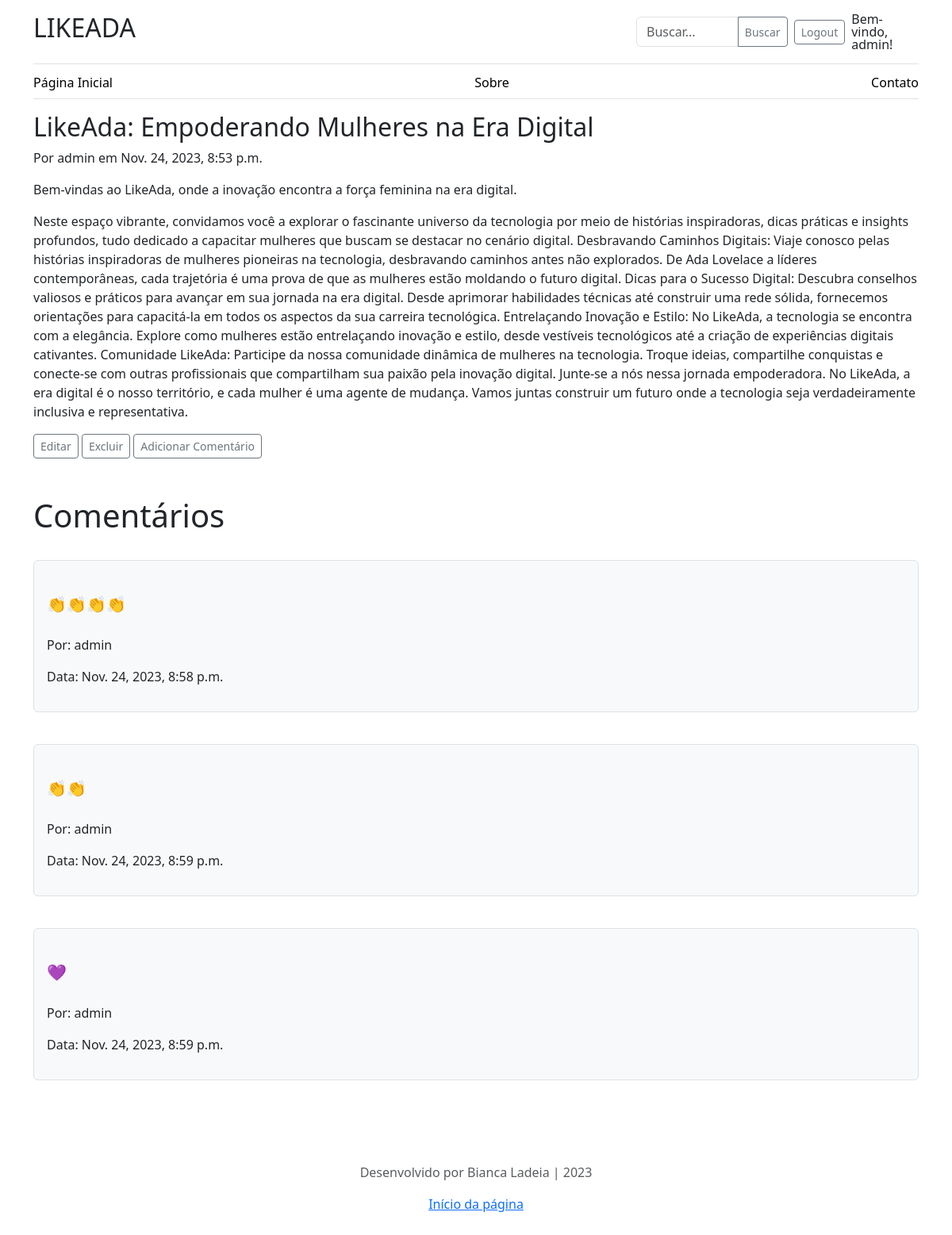
Screenshot of /post/12/ (signed in) with the database file from the repository.
### blog/models.py (models this page shows, shortened)
class Post(models.Model):
    title = models.CharField(max_length=100)
    description = models.TextField(max_length=250)
    content = models.TextField()
    created_at = models.DateTimeField(auto_now_add=True)
    author = models.ForeignKey(User, on_delete=models.PROTECT)
    class Meta:
        verbose_name = 'Post'
        verbose_name_plural = 'Posts'

class Comment(models.Model):
    post = models.ForeignKey('blog.Post', on_delete=models.CASCADE, related_name='comments')
    author = models.ForeignKey(User, on_delete=models.CASCADE)
    content = models.TextField()
    created_at = models.DateTimeField(auto_now_add=True)
    class Meta:
        verbose_name = 'Comment'
        verbose_name_plural = 'Comments'

### blog/views.py (the view)
# urls.py: path('post/<int:id>/', views.post_detail, name='post_detail'),
def post_detail(request, id):
    post = get_object_or_404(Post, id=id)
    return render(request, 'post_detail.html', {'post': post})

### blog/templates/post_detail.html
{% extends 'base.html' %}
{% block content %}
    <div class="post">
        <h2>{{ post.title }}</h2>
        <p>Por {{ post.author }} em {{ post.created_at }}</p>
        <p>{{ post.description }}</p>
        <p>{{ post.content }}</p>
        {% if user.is_authenticated and user == post.author %}
        <a class="btn btn-sm btn-outline-secondary" href="{% url 'edit_post' id=post.id %}">Editar</a>
        <a class="btn btn-sm btn-outline-secondary" href="{% url 'delete_post' id=post.id %}">Excluir</a>
        <a class="btn btn-sm btn-outline-secondary" href="{% url 'add_comment_to_post' post.id %}">Adicionar Comentário</a>
<br><br>
            <div class="comments">
                <br><h2 class="display-6">Comentários</h2> <br>
            <div>
                <ul class="list-unstyled ">
                    {% for comment in post.comments.all %}
                        <li class="comment bg-body-tertiary rounded border p-3 mb-3">
                            <p class= "lead my-4">{{ comment.content }}</p>
                            <p>Por: {{ comment.author }}</p>
                            <p>Data: {{ comment.created_at }}</p>
                        </li><br>
                    {% endfor %}
                </ul>
            </div>
        {% endif %}
            </div>
    </div>
{% endblock %}

### templates/base.html (shortened to what this page needs)
<!DOCTYPE html>
<html lang="en">
<head>
    <link href="https://cdn.jsdelivr.net/npm/bootstrap@5.3.1/dist/css/bootstrap.min.css" rel="stylesheet">
</head>
    <div class="container">
        <header class="border-bottom lh-1 py-3">
        <div class="row flex-nowrap justify-content-between">
            <div class="col-8 bi-text-left">
                <h2 class="blog-header-logo">LIKEADA</h2>
            </div>
            <div class="col-4 d-flex justify-content-end align-items-center">
                <form class="form-inline" action="{% url 'search_results' %}" method="get">
                    <div class="input-group">
                        <input type="text" class="form-control" name="q" placeholder="Buscar...">
                        <button class="btn btn-sm btn-outline-secondary" type="submit">Buscar</button>
                    </div>
                </form>
                {% if user.is_authenticated %}
                    <form action="{% url 'logout' %}" method="post" class="d-inline">
                        <a href="{% url 'logout'%}?next={{request.path}}" class="btn btn-sm btn-outline-secondary ms-2">Logout</a>
                    </form>
                    <span class="ms-2">Bem-vindo, {{ user.username }}!</span>
                    {% else %}
                        <a type="button" href="{% url 'login' %}?next={{request.path}}" class="btn btn-sm btn-outline-secondary ms-2">Entrar</a>
                        <a type="button" href="{% url 'register' %}" class="btn btn-sm btn-outline-secondary ms-2">Registrar</a>
                {% endif %}
            </div>
    </div>
        </header>
        <div class="nav-scroller py-1 mb-3 border-bottom">
            <nav class="nav nav-underline justify-content-between">
                <a class="nav-item nav-link link-body-emphasis" href="{% url 'home'%}">Página Inicial</a>
                <a class="nav-item nav-link link-body-emphasis" href="{% url 'about' %}">Sobre</a>
                <a class="nav-item nav-link link-body-emphasis" href="{% url 'contact' %}">Contato</a>
            </nav>
        </div>
<body>
    <main>
        {% block content %}
        {% endblock %}
    </main>
    <footer class="py-5 text-center text-body-secondary">
        <p>Desenvolvido por Bianca Ladeia | 2023</p>
        <p class="mb-0">
        <a href="#">Início da página</a>
        </p>
    </footer>
</body>
</html>

### templates/base.html (style rules this page uses)
.nav-scroller { position: relative; z-index: 2; height: 2.75rem; overflow-y: hidden; }
.nav-scroller .nav { display: flex; flex-wrap: nowrap; padding-bottom: 1rem; margin-top: -1px; overflow-x: auto; text-align: center; white-space: nowrap; -webkit-overflow-scrolling: touch; }

### rows the page displays
Post: title "LikeAda: Empoderando Mulheres na Era Digital", author "admin", created_at "Nov. 24, 2023, 8:53 p.m.", description "Bem-vindas ao LikeAda, onde a inovação encontra a força feminina na era digital.", content "Neste espaço vibrante, convidamos você a explorar o fascinante universo da tecnologia por meio de histórias inspiradoras, dicas práticas e insights profundos, tudo dedicado a capacitar mulheres que buscam se destacar no cenário digital. Desbravando Caminhos Digitais: Viaje conosco pelas histórias inspiradoras de mulheres pioneiras na tecnologia, desbravando caminhos antes não explorados. De Ada Lovelace a líderes contemporâneas, cada trajetória é uma prova de que as mulheres estão moldando o futuro digital. Dicas para o Sucesso Digital: Descubra conselhos valiosos e práticos para avançar em sua jornada na era digital. Desde aprimorar habilidades técnicas até construir uma rede sólida,…"
Comment: content "👏👏👏👏", author "admin", created_at "Nov. 24, 2023, 8:58 p.m."
Comment: content "👏👏", author "admin", created_at "Nov. 24, 2023, 8:59 p.m."
Comment: content "💜", author "admin", created_at "Nov. 24, 2023, 8:59 p.m."

### other values shown
{{ user.username }} "admin"
